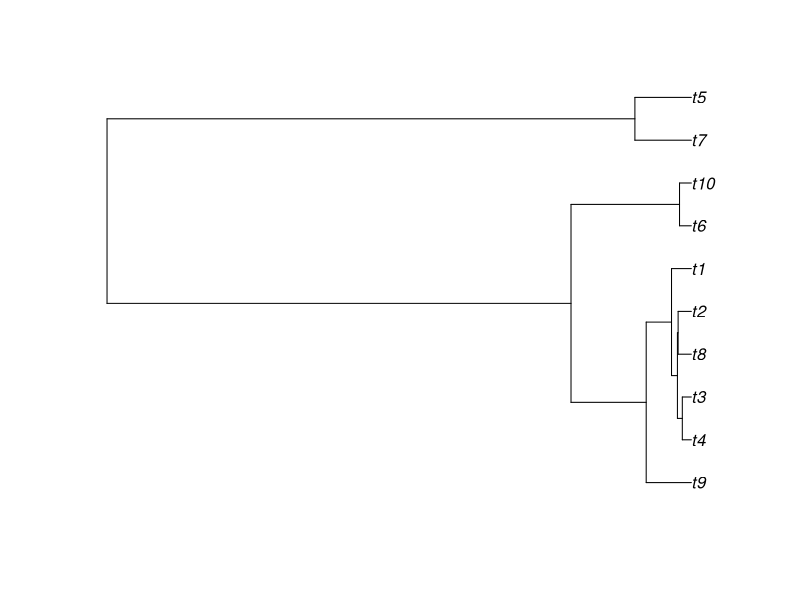

This figure's R source:
rm(list=ls());
library(ape);

phy_rcoal <- rcoal(10)
plot(phy_rcoal)
svg(filename="CreateRandomCoalescentTree.svg")
plot(phy_rcoal)
dev.off()
